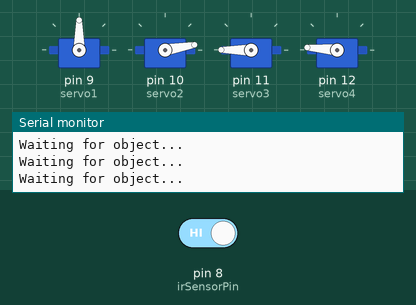
Bench run of a sketch on a simulated Arduino Uno, built with avr-gcc and run on an emulated ATmega328P. Parts: 4 × servo, the last lines printed to the serial monitor. Inputs (shaded band) come from the test bench; at power-on: pin 8 (irSensorPin) HIGH.

Above: at 2.8 s.
2.9 s: pin 8 (irSensorPin) driven LOW
At 4.3 s:
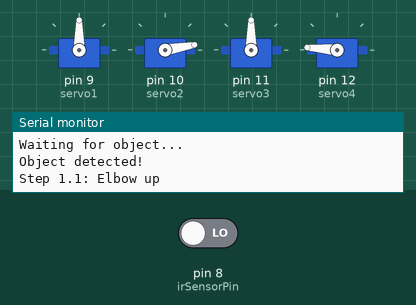
At 5.8 s:
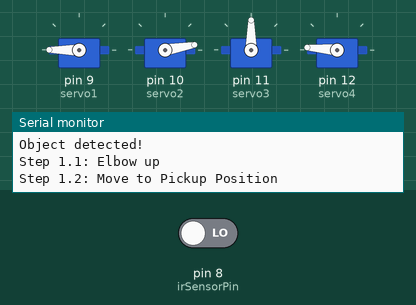
13.4 s: pin 8 (irSensorPin) driven HIGH
At 14.4 s:
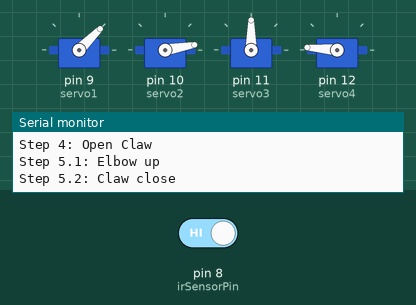
Timing chart, 0 to 18.0 s (numbered marks = the images above; inputs shaded):
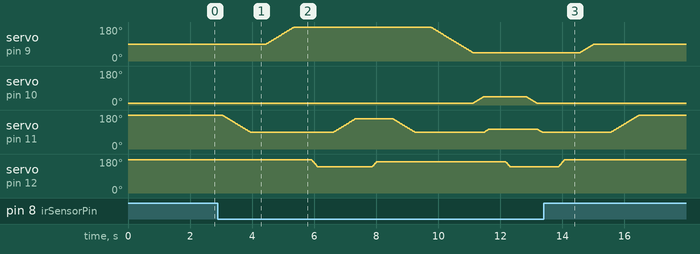

Measured:
- after the input at 2.9 s, servo on pin 9 (servo1): rises from 90° to 180° in 0.91 s, then falls to 45° in 5.7 s; servo on pin 10 (servo2): rises from 10° to 45° in 0.33 s, then falls to 10° in 1.7 s
- after the input at 13.4 s, servo on pin 9 (servo1): goes on until 15.0 s, then stays 90°; servo on pin 11 (servo3): goes on until 16.5 s, then stays 180°; servo on pin 12 (servo4): goes on until 14.1 s, then stays 175°

The sketch:

Pickup_Object_with_IR_sensor.ino
```cpp
#include <Servo.h>

// Declare Servo objects for each joint
Servo servo1, servo2, servo3, servo4;

// Define pin for IR sensor
const int irSensorPin = 8;

// Function to initialize servo positions
void initializeServos() {
  servo1.attach(9);  // Base rotation servo on pin 9
  servo2.attach(10); // Shoulder servo on pin 10
  servo3.attach(11); // Elbow servo on pin 11
  servo4.attach(12); // Claw servo on pin 12
}

// Function to smoothly move a servo to a target angle
void smoothMove(Servo &servo, int startAngle, int targetAngle, int stepDelay) {
  if (startAngle < targetAngle) {
    for (int angle = startAngle; angle <= targetAngle; angle++) {
      servo.write(angle);
      delay(stepDelay); // Delay between each step
    }
  } else {
    for (int angle = startAngle; angle >= targetAngle; angle--) {
      servo.write(angle);
      delay(stepDelay); // Delay between each step
    }
  }
}

// Function to perform a robotic arm movement step with smooth transitions
void performStep(String stepName, int baseAngle, int shoulderAngle, int elbowAngle, int clawAngle, int delayTime) {
  Serial.println(stepName);

  // Smoothly move servos to the specified angles
  smoothMove(servo1, servo1.read(), baseAngle, 10);
  smoothMove(servo2, servo2.read(), shoulderAngle, 10);
  smoothMove(servo3, servo3.read(), elbowAngle, 10);
  smoothMove(servo4, servo4.read(), clawAngle, 5);

  // Wait for movement to complete
  delay(delayTime);
}

// Function to set arm to rest position
void setRestPosition() {
  servo1.write(90);
  servo2.write(10);
  servo3.write(180);
  servo4.write(175);
}

void setup() {
  Serial.begin(9600); // Initialize serial communication for debugging
  pinMode(irSensorPin, INPUT); // Set IR sensor pin as input
  initializeServos(); // Set up initial servo positions
  setRestPosition(); // Put the arm in the rest position
}

void loop() {
  // Wait for the IR sensor to detect an object
  if (digitalRead(irSensorPin) == LOW) { // Assume LOW means object detected
    Serial.println("Object detected!");

    // Step 1: Move to pickup position
    performStep("Step 1.1: Elbow up", 90, 10, 90, 175, 500);
    performStep("Step 1.2: Move to Pickup Position", 180, 10, 90, 175, 500);
    performStep("Step 1.3: Claw open", 180, 10, 90, 140, 500);
    performStep("Step 1.4: Elbow down", 180, 10, 160, 140, 500);
    performStep("Step 1.5: Close Claw", 180, 10, 160, 165, 500);

    // Step 2: Lift object
    performStep("Step 2: Lift Object", 180, 10, 90, 165, 500);

    // Step 3: Move to place position
    performStep("Step 3: Move to Place Position", 45, 45, 105, 165, 500);

    // Step 4: Release object
    performStep("Step 4: Open Claw", 45, 45, 105, 140, 500);

    // Step 5: Return to initial position
    performStep("Step 5.1: Elbow up", 45, 10, 90, 140, 500);
    performStep("Step 5.2: Claw close", 45, 10, 90, 175, 500);
    performStep("Step 5.3: Axis rotation", 90, 10, 90, 175, 500);
    performStep("Step 5.4: Elbow down", 90, 10, 180, 175, 500);

    // Return arm to rest position
    setRestPosition();
    Serial.println("Object placed. Returning to rest position.");
  } else {
    // If no object detected, stay in the rest position
    Serial.println("Waiting for object...");
    delay(1000); // Delay to avoid continuous polling
  }
}
```
